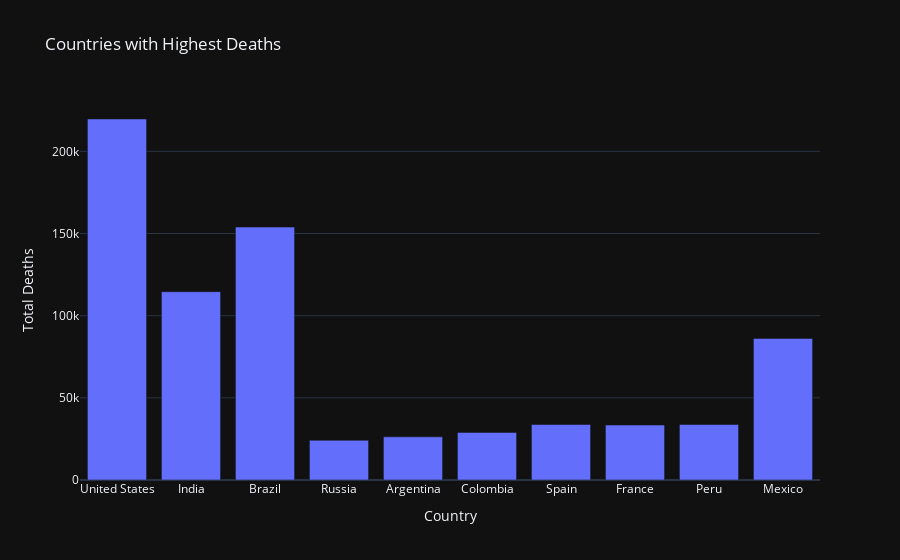

This figure's notebook cell:
### Code cell
figure = px.bar(data, y='Total Deaths', x='Country', title="Countries with Highest Deaths")
figure.show()

### Figure 1 — Plotly figure (JSON) as saved in the notebook; plotly's stock layout.template omitted (floating-point values rounded to 4 significant figures)
{"data": [{"alignmentgroup": "True", "hovertemplate": "Country=%{x}<br>Total Deaths=%{y}<extra></extra>", "legendgroup": "", "marker": {"color": "#636efa", "pattern": {"shape": ""}}, "name": "", "offsetgroup": "", "orientation": "v", "showlegend": false, "textposition": "auto", "x": ["United States", "India", "Brazil", "Russia", "Argentina", "Colombia", "Spain", "France", "Peru", "Mexico"], "xaxis": "x", "y": [219700.0, 114600.0, 153900.0, 24190.0, 26270.0, 28970.0, 33780.0, 33480.0, 33760.0, 86170.0], "yaxis": "y", "type": "bar"}], "layout": {"xaxis": {"anchor": "y", "domain": [0.0, 1.0], "title": {"text": "Country"}}, "yaxis": {"anchor": "x", "domain": [0.0, 1.0], "title": {"text": "Total Deaths"}}, "legend": {"tracegroupgap": 0}, "title": {"text": "Countries with Highest Deaths"}, "barmode": "relative"}}
